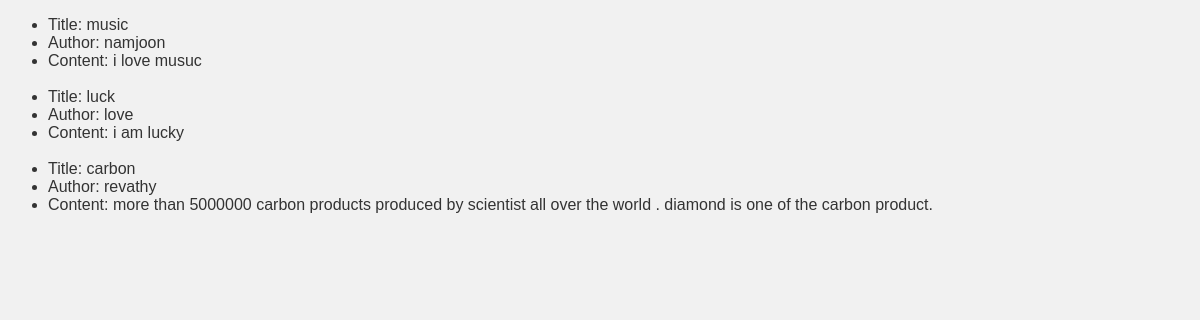
The app's page /h with its own data.
### blog_app/models.py (models this page shows, shortened)
class Blog(models.Model):
    title = models.CharField(max_length=200)
    author = models.CharField(max_length=100)
    content = models.TextField()
    time = models.DateTimeField(default=timezone.now)

### blog_app/views.py (the view)
# urls.py: 2. Add a URL to urlpatterns:  path('', views.home, name='home')
def home(request):
    blogs = Blog.objects.all()
    return render(request, 'home.html', {'blogs': blogs})

### blog_app/templates/home.html (shortened to what this page needs)
<!DOCTYPE html>
<html>
<head>
    {% load static %}
    <link rel="stylesheet" href="{% static 'styles.css' %}">
</head>
<body>
    {% if blogs %}
    <ul>
        {% for blog in blogs %}
        <div>
        <li>Title: {{ blog.title }}</li>
        <li>Author: {{ blog.author }}</li>
        <li>Content: {{ blog.content }}</li>
            </div>
        <br>
        {% endfor %}
    </ul>
    {% else %}
    <p>No blogs found.</p>
    {% endif %}
</body>
</html>

### blog_app/static/styles.css (style rules this page uses)
body { background-color: #f1f1f1; color: #333333; font-family: Arial, sans-serif; }

### records on screen
Blog: title "music", author "namjoon", content "i love musuc"
Blog: title "luck", author "love", content "i am lucky"
Blog: title "carbon", author "revathy", content "more than 5000000 carbon products produced by scientist all over the world . diamond is one of the carbon product."
